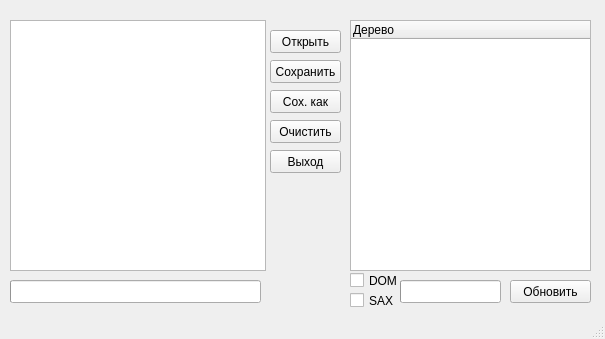
<?xml version="1.0" encoding="UTF-8"?>
<ui version="4.0">
 <class>MainWindow</class>
 <widget class="QMainWindow" name="MainWindow">
  <property name="geometry">
   <rect>
    <x>0</x>
    <y>0</y>
    <width>605</width>
    <height>339</height>
   </rect>
  </property>
  <property name="windowTitle">
   <string>MainWindow</string>
  </property>
  <property name="iconSize">
   <size>
    <width>24</width>
    <height>24</height>
   </size>
  </property>
  <property name="animated">
   <bool>true</bool>
  </property>
  <widget class="QWidget" name="centralWidget">
   <widget class="QTreeWidget" name="treeWidget">
    <property name="geometry">
     <rect>
      <x>350</x>
      <y>20</y>
      <width>241</width>
      <height>251</height>
     </rect>
    </property>
    <column>
     <property name="text">
      <string>Дерево</string>
     </property>
    </column>
   </widget>
   <widget class="QPushButton" name="pushButton">
    <property name="geometry">
     <rect>
      <x>510</x>
      <y>280</y>
      <width>81</width>
      <height>23</height>
     </rect>
    </property>
    <property name="text">
     <string>Обновить</string>
    </property>
   </widget>
   <widget class="QTextBrowser" name="textBrowser">
    <property name="geometry">
     <rect>
      <x>10</x>
      <y>20</y>
      <width>256</width>
      <height>251</height>
     </rect>
    </property>
    <property name="readOnly">
     <bool>false</bool>
    </property>
    <property name="html">
     <string>&lt;!DOCTYPE HTML PUBLIC &quot;-//W3C//DTD HTML 4.0//EN&quot; &quot;http://www.w3.org/TR/REC-html40/strict.dtd&quot;&gt;
&lt;html&gt;&lt;head&gt;&lt;meta name=&quot;qrichtext&quot; content=&quot;1&quot; /&gt;&lt;style type=&quot;text/css&quot;&gt;
p, li { white-space: pre-wrap; }
&lt;/style&gt;&lt;/head&gt;&lt;body style=&quot; font-family:'MS Shell Dlg 2'; font-size:8.25pt; font-weight:400; font-style:normal;&quot;&gt;
&lt;p style=&quot;-qt-paragraph-type:empty; margin-top:0px; margin-bottom:0px; margin-left:0px; margin-right:0px; -qt-block-indent:0; text-indent:0px;&quot;&gt;&lt;br /&gt;&lt;/p&gt;&lt;/body&gt;&lt;/html&gt;</string>
    </property>
   </widget>
   <widget class="QPushButton" name="open">
    <property name="geometry">
     <rect>
      <x>270</x>
      <y>30</y>
      <width>71</width>
      <height>23</height>
     </rect>
    </property>
    <property name="text">
     <string>Открыть</string>
    </property>
   </widget>
   <widget class="QPushButton" name="save">
    <property name="geometry">
     <rect>
      <x>270</x>
      <y>60</y>
      <width>71</width>
      <height>23</height>
     </rect>
    </property>
    <property name="text">
     <string>Сохранить</string>
    </property>
   </widget>
   <widget class="QPushButton" name="saveAs">
    <property name="geometry">
     <rect>
      <x>270</x>
      <y>90</y>
      <width>71</width>
      <height>23</height>
     </rect>
    </property>
    <property name="text">
     <string>Сох. как</string>
    </property>
   </widget>
   <widget class="QPushButton" name="clean">
    <property name="geometry">
     <rect>
      <x>270</x>
      <y>120</y>
      <width>71</width>
      <height>23</height>
     </rect>
    </property>
    <property name="text">
     <string>Очистить</string>
    </property>
   </widget>
   <widget class="QPushButton" name="pushButton_6">
    <property name="geometry">
     <rect>
      <x>270</x>
      <y>150</y>
      <width>71</width>
      <height>23</height>
     </rect>
    </property>
    <property name="text">
     <string>Выход</string>
    </property>
   </widget>
   <widget class="QProgressBar" name="progressBar">
    <property name="geometry">
     <rect>
      <x>400</x>
      <y>280</y>
      <width>101</width>
      <height>23</height>
     </rect>
    </property>
    <property name="value">
     <number>0</number>
    </property>
    <property name="textVisible">
     <bool>false</bool>
    </property>
   </widget>
   <widget class="QProgressBar" name="progressBar_2">
    <property name="geometry">
     <rect>
      <x>10</x>
      <y>280</y>
      <width>251</width>
      <height>23</height>
     </rect>
    </property>
    <property name="value">
     <number>0</number>
    </property>
    <property name="textVisible">
     <bool>false</bool>
    </property>
   </widget>
   <widget class="QCheckBox" name="dom">
    <property name="geometry">
     <rect>
      <x>350</x>
      <y>270</y>
      <width>70</width>
      <height>21</height>
     </rect>
    </property>
    <property name="text">
     <string>DOM</string>
    </property>
   </widget>
   <widget class="QCheckBox" name="sax">
    <property name="geometry">
     <rect>
      <x>350</x>
      <y>290</y>
      <width>70</width>
      <height>21</height>
     </rect>
    </property>
    <property name="text">
     <string>SAX</string>
    </property>
   </widget>
  </widget>
  <widget class="QStatusBar" name="statusBar"/>
 </widget>
 <layoutdefault spacing="6" margin="11"/>
 <resources/>
 <connections>
  <connection>
   <sender>pushButton_6</sender>
   <signal>clicked()</signal>
   <receiver>MainWindow</receiver>
   <slot>close()</slot>
   <hints>
    <hint type="sourcelabel">
     <x>305</x>
     <y>161</y>
    </hint>
    <hint type="destinationlabel">
     <x>304</x>
     <y>167</y>
    </hint>
   </hints>
  </connection>
  <connection>
   <sender>pushButton</sender>
   <signal>clicked()</signal>
   <receiver>progressBar</receiver>
   <slot>reset()</slot>
   <hints>
    <hint type="sourcelabel">
     <x>534</x>
     <y>292</y>
    </hint>
    <hint type="destinationlabel">
     <x>494</x>
     <y>290</y>
    </hint>
   </hints>
  </connection>
 </connections>
</ui>
